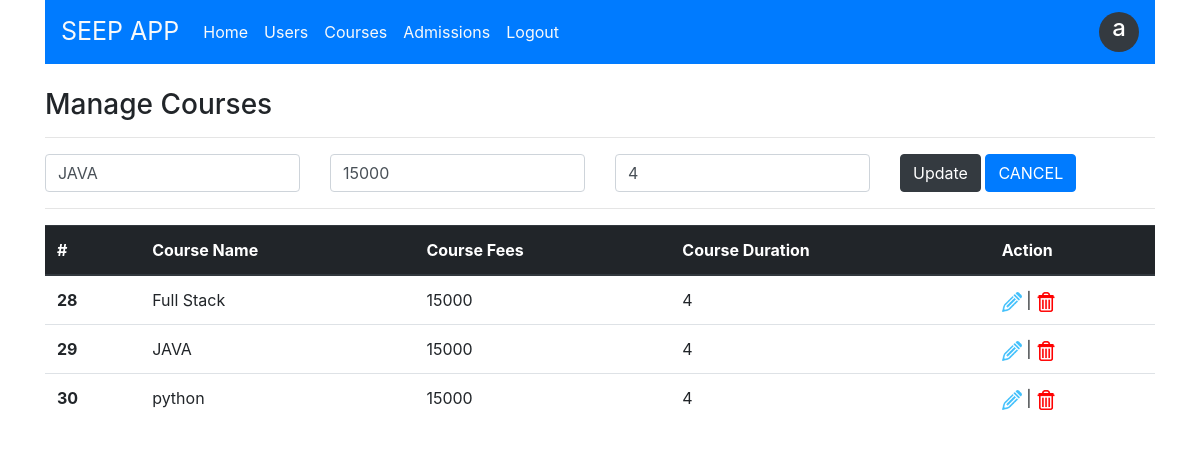
Screenshot of /courses.php?edit=29 (signed in) with the database file from the repository.
### tables this page shows
CREATE TABLE `course` (
  `course_id` int(11) NOT NULL,
  `course_name` varchar(50) NOT NULL,
  `course_fees` double NOT NULL,
  `course_duration` int(11) NOT NULL
);

### courses.php (the view, shortened to what this page needs)
<!DOCTYPE html>
<html>
<head>
    <link rel="stylesheet" href="css/style.css">
    <link rel="stylesheet" href="https://maxcdn.bootstrapcdn.com/bootstrap/4.0.0/css/bootstrap.min.css">
</head>
<body>
<?php
    include("include/dbconnection.php");
    $courseName="";
    $courseFees="";
    $courseDuration="";
    if(isset($_REQUEST['edit']))
    {
        $editId=$_REQUEST['edit'];
        $qry="SELECT * FROM course WHERE course_id='$editId'";
        $courseList=mysqli_query($con,$qry);
        $course=mysqli_fetch_assoc($courseList);
        $courseName=$course['course_name'];
        $courseFees=$course['course_fees'];
        $courseDuration=$course['course_duration'];
    }
?>
	<div class="container">
        <?php include("include/header.php");
        ?>
        <br>
        <section>
            <div class="row">
                <div class="col">
                    <h3>Manage Courses</h3>
                    <hr>
                    <form action="" method="post">
                        <div class="row">
                            <div class="col">
                            <input type="text" name="courseName" class="form-control" placeholder="Course Name" value="<?=$courseName?>" required>
                            </div>
                            <div class="col">
                                <input type="text" name="courseFees" class="form-control" placeholder="Fees" value="<?=$courseFees?>" required>
                            </div>
                            <div class="col">
                                <input type="text" name="courseDuration" class="form-control" placeholder="duration" value="<?=$courseDuration?>" required>
                            </div>
                            <div class="col">
                                <?php if(isset($_REQUEST['edit'])){ ?>
                                        <input type="submit" name="btnUpdateCourse" class="btn btn-dark" placeholder="duration" value="Update" required>
                                        <a href="courses.php" class="btn btn-primary"> CANCEL </a>
                                <?php } else{?>
                                    <input type="submit" name="btnAddCourse" class="btn btn-primary" placeholder="duration" value="Add" required>
                                <?php } ?>
                            </div>
                        </div>
                    </form>
                    <hr>
                    <table class="table">
                        <thead class="thead-dark">
                            <tr>
                            <th scope="col">#</th>
                            <th scope="col">Course Name</th>
                            <th scope="col">Course Fees</th>
                            <th scope="col">Course Duration</th>
                            <th scope="col">Action</th>
                            </tr>
                        </thead>
                        <tbody>
                            <?php
                                $qry="SELECT * FROM course";
                                $courseList = mysqli_query($con,$qry);
                                while($course=mysqli_fetch_assoc($courseList)){
                                ?>
                                <tr>
                                    <th><?=$course["course_id"]?></th>
                                    <td><?=$course['course_name']?></td>
                                    <td><?=$course['course_fees']?></td>
                                    <td><?=$course['course_duration']?></td>
                                    <td><a href="courses.php?edit=<?=$course["course_id"]?>"><img src="images/edit.png" title="Edit" width=20px;></a> |
                                    <a href="courses.php?delete=<?=$course["course_id"]?>"><img src="images/delete.png" title="Delete" width=20px;></a></td>
                                </tr>
                            <?php } ?>
                        </tbody>
                    </table>
                </div>
            </div>
        </section>
    </div>
</body>
</html>

### rows the page displays
course: courseName "JAVA", courseFees "15000", courseDuration "4", course_id "29", course_name "JAVA", course_fees "15000", course_duration "4"
course: course_id "28", course_name "Full Stack", course_fees "15000", course_duration "4"
course: course_id "30", course_name "python", course_fees "15000", course_duration "4"

### other values shown
$username1 "a"
